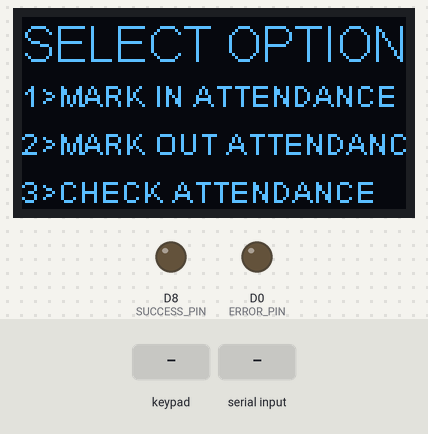
This sketch was run on a simulated ESP8266 (NodeMCU). On the bench: 128×64 one-colour display, output pins drawn as LEDs (lit = HIGH). Inputs (shaded band) come from the test bench. WiFi joins after 1.5 s; servers stay silent unless stated; uploads are accepted with an empty reply.

Above: at 6.2 s.
6.3 s: key '1' pressed
At 7.6 s:
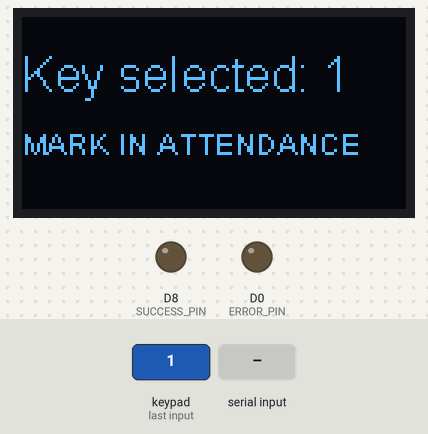
9.3 s: "success" received over Serial
At 10.0 s:
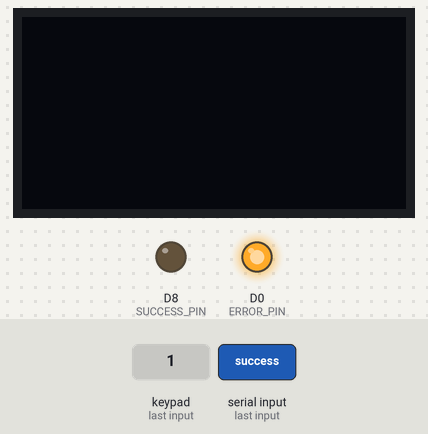
12.3 s: key '2' pressed
At 13.4 s:
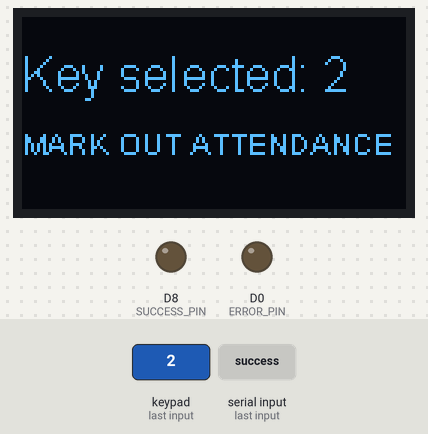
15.3 s: "yes" received over Serial
At 16.2 s:
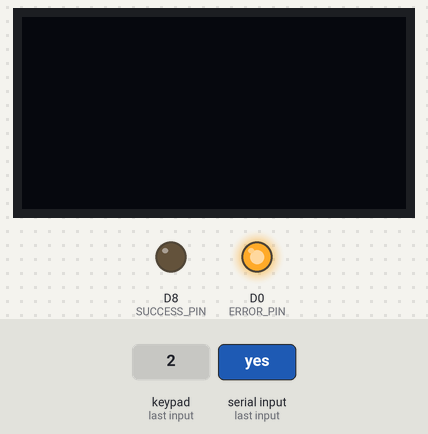
18.3 s: key '3' pressed
At 19.5 s:
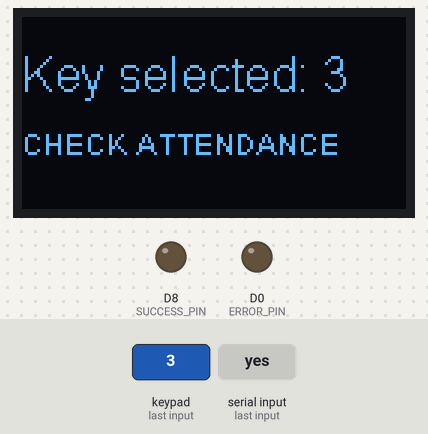
21.3 s: "1" received over Serial
At 22.0 s:
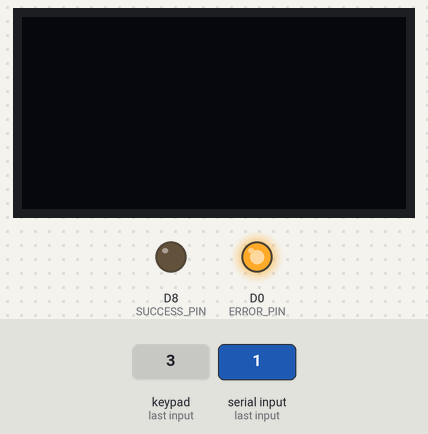
Timing chart, 0 to 25.1 s (numbered marks = the images above; inputs shaded):
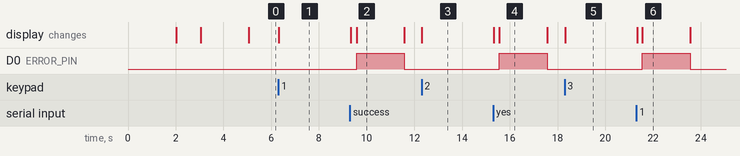

The sketch:

LAS.ino
```cpp
#include <Wire.h>
#include "SSD1306Wire.h" // legacy include: `#include "SSD1306.h"`
SSD1306Wire  display(0x3c, D2, D1);  //D2=SDK  D1=SCK  As per labeling on NodeMCU

#include <SPI.h>
#include <ESP8266HTTPClient.h>
#include <ESP8266WiFi.h>

#define ERROR_PIN D0
#define SUCCESS_PIN D8

#include <Keypad.h>

const byte ROWS = 4; //four rows
const byte COLS = 4; //three columns
char keys[ROWS][COLS] = {{'1','2','3','4'}};

byte rowPins[ROWS] = {D7}; //connect to the row pinouts of the keypad
byte colPins[COLS] = {D4, D3, D6, D5}; //connect to the column pinouts of the keypad

Keypad keypad = Keypad( makeKeymap(keys), rowPins, colPins, ROWS, COLS );

const char *ssid = "realme 6"; //WIFI NAME OR HOTSPOT
const char *password = "harshavardhan"; //WIFI PASSWORD POR MOBILE HOTSPOT PASSWORD.
int count=0;
String input="";
void setup() {
   display.init();                   //setup display
   display.flipScreenVertically();
   display.setFont(ArialMT_Plain_10);
   delay(1000);
   WiFi.mode(WIFI_OFF);
   delay(1000);
   WiFi.mode(WIFI_STA);
   WiFi.begin(ssid, password);
   pinMode(SUCCESS_PIN, OUTPUT);
   pinMode(ERROR_PIN, OUTPUT);
   /*Display wifi connecting status*/
   display.clear();
   display.setTextAlignment(TEXT_ALIGN_LEFT);
   display.setFont(ArialMT_Plain_16);
   display.drawString(0, 10, "Connecting...");
   display.display();
   delay(1000);
   display.clear();
   display.setTextAlignment(TEXT_ALIGN_LEFT);
   display.setFont(ArialMT_Plain_16);
   /*Display wifi name and IP address*/
   display.drawString(0, 0, "Connected to ");
   display.drawString(0, 16, String(ssid));
   display.drawString(0, 32, "IP address: ");
   display.display();
   delay(2000);
   SPI.begin();
   Serial.begin(9600);

}

void sendRfidLog(String cardid,char key_input)
{
  if(WiFi.status() == WL_CONNECTED)
  {
    if(key_input=='1') // if key pressed is 1 inert the record in time
    {
      HTTPClient http;
      String postData = "cardid=" + String(cardid) + "&action=insertinRecord";
      http.begin("http://192.168.43.157/RFIDandPHP/process.php");
      http.addHeader("Content-Type", "application/x-www-form-urlencoded");
      int httpCode = http.POST(postData);
      String payload = http.getString();
      /*Displaying the http message payload*/
      display.clear();
      display.setTextAlignment(TEXT_ALIGN_LEFT);
      display.setFont(ArialMT_Plain_16);
      payload.toUpperCase();
      display.drawString(0, 20, "     "+String(payload));
      display.display();

      if(payload.equals("success"))
      {
       digitalWrite(SUCCESS_PIN, HIGH); //Glowing green led if http inserting is successful.
      } else
      {
       digitalWrite(ERROR_PIN, HIGH);  //Glowing red led if http inserting is not successful.
      }
      http.end();
    }
   else if(key_input=='2')
    {
      HTTPClient http;
      String postData = "cardid=" + String(cardid) + "&action=insertoutRecord";

      http.begin("http://192.168.43.157/RFIDandPHP/process.php");
      http.addHeader("Content-Type", "application/x-www-form-urlencoded");
      int httpCode = http.POST(postData);
      String payload = http.getString();
      /*Displaying the http message payload*/
      display.clear();
      display.setTextAlignment(TEXT_ALIGN_LEFT);
      display.setFont(ArialMT_Plain_16);
      payload.toUpperCase();
      display.drawString(0, 20, "     "+String(payload));
      display.display();

      if(payload.equals("success"))
      {
       digitalWrite(SUCCESS_PIN, HIGH);  //Glowing green led if http inserting is successful.
      } else
      {
       digitalWrite(ERROR_PIN, HIGH);  //Glowing red led if http inserting is not successful.
      }
      http.end();
    }
   else if(key_input=='3')
    {
      HTTPClient http;
      String postData = "cardid=" + String(cardid) + "&action=checkRecord";

      http.begin("http://192.168.43.157/RFIDandPHP/process.php");
      http.addHeader("Content-Type", "application/x-www-form-urlencoded");
      int httpCode = http.POST(postData);
      String payload = http.getString();
      /*Displaying the http message payload*/
      display.clear();
      display.setTextAlignment(TEXT_ALIGN_LEFT);
      display.setFont(ArialMT_Plain_16);
      payload.toUpperCase();
      display.drawString(0, 20, "     "+String(payload));
      display.display();
      Serial.println(String(payload));
      if(payload.equals("yes"))
      {
       digitalWrite(SUCCESS_PIN, HIGH); //Glowing green led if attendance is marked.
      } else
      {
       digitalWrite(ERROR_PIN, HIGH);  //Glowing red led if attendance is not marked.
      }
      http.end();
    }
  }
}

void serial_flush_buffer(){
  while (Serial.read() >= 0);
}

void loop() {
    /*Display select option menu*/
    display.clear();
    display.setTextAlignment(TEXT_ALIGN_LEFT);
    display.setFont(ArialMT_Plain_16);
    display.drawString(0, 0, "SELECT OPTION");
    display.setFont(ArialMT_Plain_10);
    display.drawString(0, 20, "1>MARK IN ATTENDANCE");
    display.drawString(0, 36, "2>MARK OUT ATTENDANCE");
    display.drawString(0, 52, "3>CHECK ATTENDANCE");
    display.display();
    char key = keypad.getKey();// just print the pressed key
    /*Checking if key is pressed or not*/
   if (key)
   {
    /*Display the selected key*/
    display.clear();
    display.setTextAlignment(TEXT_ALIGN_LEFT);
    display.setFont(ArialMT_Plain_16);
    display.drawString(0, 10, "Key selected: "+String(key));
    /*Display the selected option using switch case*/
    switch(key) {
     case '1'  :
        display.setFont(ArialMT_Plain_10);
        display.drawString(0, 36, "MARK IN ATTENDANCE");
        break;

     case '2'  :
        display.setFont(ArialMT_Plain_10);
        display.drawString(0, 36, "MARK OUT ATTENDANCE");
        break;

     case '3'  :
        display.setFont(ArialMT_Plain_10);
        display.drawString(0, 36, "CHECK ATTENDANCE");
        break;
    }

      display.display();
      delay(2000);
      /*flush the buffer storage from EM-18 module*/
      serial_flush_buffer();
      delay(1000);
      /*Display message -Place your id card*/
      display.clear();
      display.setTextAlignment(TEXT_ALIGN_LEFT);
      display.setFont(ArialMT_Plain_16);
      display.drawString(0, 10, "Place your card");
      display.display();

      while(1)
      {
        if(Serial.available())// Check if there is incoming data in the RFID Reader Serial Buffer.
        {
          input="";
          count = 0; // Reset the counter to zero
          /* Keep reading Byte by Byte from the Buffer till the RFID Reader Buffer is empty or till 12 Bytes (the ID size of our Tag) is read */
          for(count=0;count<11,Serial.available();count++)
          {
            /* Read 1 Byte of data and store it in the input[] variable*/
            input+=(char(Serial.read())); // Read 1 Byte of data and store it in the input[] variable
            delay(5);
          }
          sendRfidLog(input.substring(1),key);  // Calling function sendRfidLog
          delay (2000);
          digitalWrite(SUCCESS_PIN, LOW);
          digitalWrite(ERROR_PIN, LOW);
          if(count!=0) //if rfid is scanned break the loop.
          {
            break;
          }
        }
      }
    }
}
```

Measured:
- after the input at 6.3 s, the display: changes at once (image 1)
- after the input at 9.3 s, D0 (ERROR_PIN): LOW → HIGH after 0.28 s, → LOW 2.0 s later; the display: first differs from a run without the input after 0.28 s (image 2)
- after the input at 12.3 s, the display: changes at once (image 3)
- after the input at 15.3 s, D0 (ERROR_PIN): LOW → HIGH after 0.26 s, → LOW 2.0 s later; the display: first differs from a run without the input after 0.26 s (image 4)
- after the input at 18.3 s, the display: changes at once (image 5)
- after the input at 21.3 s, D0 (ERROR_PIN): LOW → HIGH after 0.26 s, → LOW 2.0 s later; the display: first differs from a run without the input after 0.26 s (image 6)
- what the display in image 2 shows lasts 2.0 s, from 9.6 s to 11.6 s
